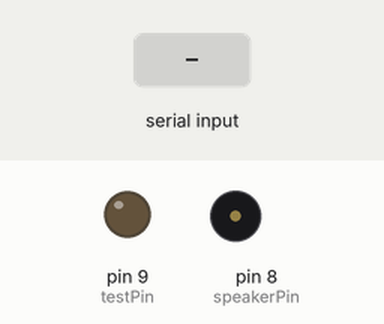
This sketch was run on a simulated Arduino Uno, built with avr-gcc and run on an emulated ATmega328P. On the bench: output pins drawn as LEDs (lit = HIGH), buzzer (waves = sounding). Inputs (shaded band) come from the test bench. What the sketch prints to the serial monitor is not drawn.

Above: at 1.2 s.
1.3 s: "c" received over Serial
Timing chart, 0 to 4.3 s (numbered marks = the images above; inputs shaded):
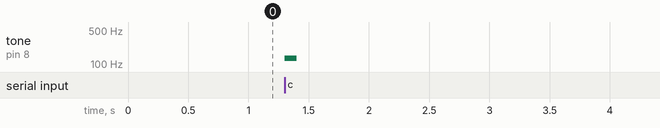

Measured:
- after the input at 1.3 s, tone on pin 8 (speakerPin): silent → 131 Hz at once, → silent 0.10 s later

The sketch:

Keyboard.ino
```cpp
//int potPin =A0;
#include "pitches.h"

int speakerPin = 8 ;
int testPin = 9 ;
String inputString = "";
boolean noteRx = false;
int input_note =0;
int toneValue = 0;

void setup(){
pinMode(speakerPin,OUTPUT);
pinMode(testPin,OUTPUT);
Serial.begin(9600);
  inputString.reserve(200);
}

void loop(){

//  int analogValue = analogRead(potPin);
//  Serial.println(analogValue);
//
//  int toneValue = map(analogValue, 0,1023, 100, 1000);
//
//

    if(noteRx){

      noteRx =false;


    switch(input_note){

      case  'c' :
        toneValue = NOTE_C3;
        Serial.write(NOTE_C3);
      break;
      case  'd' :
        toneValue = NOTE_D3;
      break;
      case  'e' :
        toneValue = NOTE_E3;
      break;
      case  'f' :
        toneValue = NOTE_F3;
      break;
      case  'g' :
        toneValue = NOTE_G3;
      break;
      case  'a' :
        toneValue = NOTE_A3;
      break;
      case  'b' :
        toneValue = NOTE_B3;
      break;
      case  'w' :
        toneValue = NOTE_CS3;
      break;
      case 'x' :
        toneValue = NOTE_DS3;
      break;
      case  't' :
        toneValue = NOTE_FS3;
      break;
      case  'y' :
        toneValue = NOTE_GS3;
      break;
      case  'u' :
        toneValue = NOTE_AS3;
      break;
      default:
        toneValue = 0;
      break;

    }
    tone(speakerPin, toneValue, 100);
   }

}

void serialEvent(){

  while(Serial.available()){

    input_note = (char)Serial.read();
   //inputString += inChar;

   //if((char)input_note == '\n'){
     noteRx = true;
   // }
  }

}
```

pitches.h
```cpp
/*************************************************
 * Public Constants
 *************************************************/

#define NOTE_B0  31
#define NOTE_C1  33
#define NOTE_CS1 35
#define NOTE_D1  37
#define NOTE_DS1 39
#define NOTE_E1  41
#define NOTE_F1  44
#define NOTE_FS1 46
#define NOTE_G1  49
#define NOTE_GS1 52
#define NOTE_A1  55
#define NOTE_AS1 58
#define NOTE_B1  62
#define NOTE_C2  65
#define NOTE_CS2 69
#define NOTE_D2  73
#define NOTE_DS2 78
#define NOTE_E2  82
#define NOTE_F2  87
#define NOTE_FS2 93
#define NOTE_G2  98
#define NOTE_GS2 104
#define NOTE_A2  110
#define NOTE_AS2 117
#define NOTE_B2  123
#define NOTE_C3  131
#define NOTE_CS3 139
#define NOTE_D3  147
#define NOTE_DS3 156
#define NOTE_E3  165
#define NOTE_F3  175
#define NOTE_FS3 185
#define NOTE_G3  196
#define NOTE_GS3 208
#define NOTE_A3  220
#define NOTE_AS3 233
#define NOTE_B3  247
#define NOTE_C4  262
#define NOTE_CS4 277
#define NOTE_D4  294
#define NOTE_DS4 311
#define NOTE_E4  330
#define NOTE_F4  349
#define NOTE_FS4 370
#define NOTE_G4  392
#define NOTE_GS4 415
#define NOTE_A4  440
#define NOTE_AS4 466
#define NOTE_B4  494
#define NOTE_C5  523
#define NOTE_CS5 554
#define NOTE_D5  587
#define NOTE_DS5 622
#define NOTE_E5  659
#define NOTE_F5  698
#define NOTE_FS5 740
#define NOTE_G5  784
#define NOTE_GS5 831
#define NOTE_A5  880
#define NOTE_AS5 932
#define NOTE_B5  988
#define NOTE_C6  1047
#define NOTE_CS6 1109
#define NOTE_D6  1175
#define NOTE_DS6 1245
#define NOTE_E6  1319
#define NOTE_F6  1397
#define NOTE_FS6 1480
#define NOTE_G6  1568
#define NOTE_GS6 1661
#define NOTE_A6  1760
#define NOTE_AS6 1865
#define NOTE_B6  1976
#define NOTE_C7  2093
#define NOTE_CS7 2217
#define NOTE_D7  2349
#define NOTE_DS7 2489
#define NOTE_E7  2637
#define NOTE_F7  2794
#define NOTE_FS7 2960
#define NOTE_G7  3136
#define NOTE_GS7 3322
#define NOTE_A7  3520
#define NOTE_AS7 3729
#define NOTE_B7  3951
#define NOTE_C8  4186
#define NOTE_CS8 4435
#define NOTE_D8  4699
#define NOTE_DS8 4978
```
